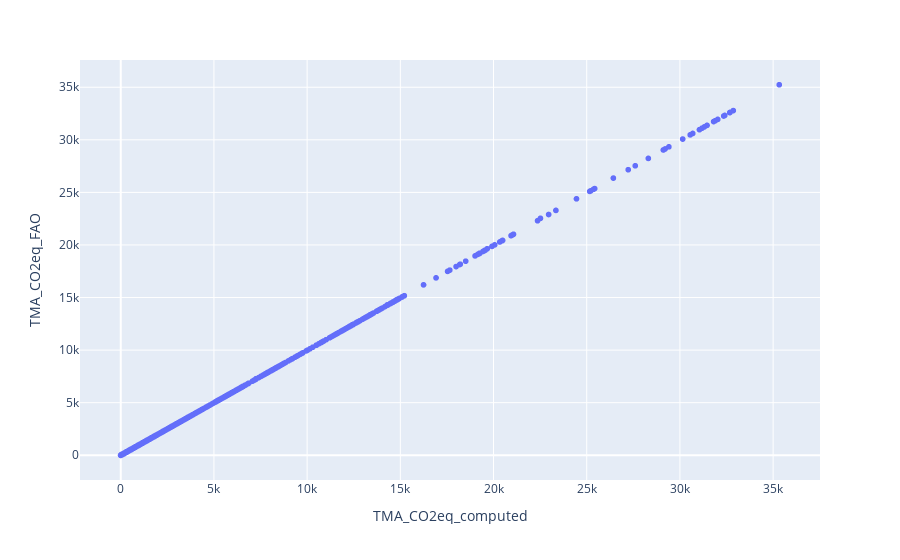

Notebook code for this chart:
### Code cell
plot_variable('TMA_CO2eq', 'all')

### Figure 1 — Plotly figure (JSON) as saved in the notebook; plotly's stock layout.template omitted (floating-point values rounded to 4 significant figures; data arrays with more than 128 entries replaced by an {"elided": "..."} marker saying what was removed)
{"data": [{"customdata": {"elided": "12114x2 mixed values"}, "hovertemplate": "TMA_CO2eq_computed=%{x}<br>TMA_CO2eq_FAO=%{y}<br>Area=%{customdata[0]}<br>Year=%{customdata[1]}<extra></extra>", "legendgroup": "", "marker": {"color": "#636efa", "symbol": "circle"}, "mode": "markers", "name": "", "showlegend": false, "type": "scattergl", "x": {"elided": "12114 float values"}, "xaxis": "x", "y": {"elided": "12114 float values"}, "yaxis": "y"}], "layout": {"legend": {"tracegroupgap": 0}, "margin": {"t": 60}, "xaxis": {"anchor": "y", "domain": [0, 1], "title": {"text": "TMA_CO2eq_computed"}}, "yaxis": {"anchor": "x", "domain": [0, 1], "title": {"text": "TMA_CO2eq_FAO"}}}}
